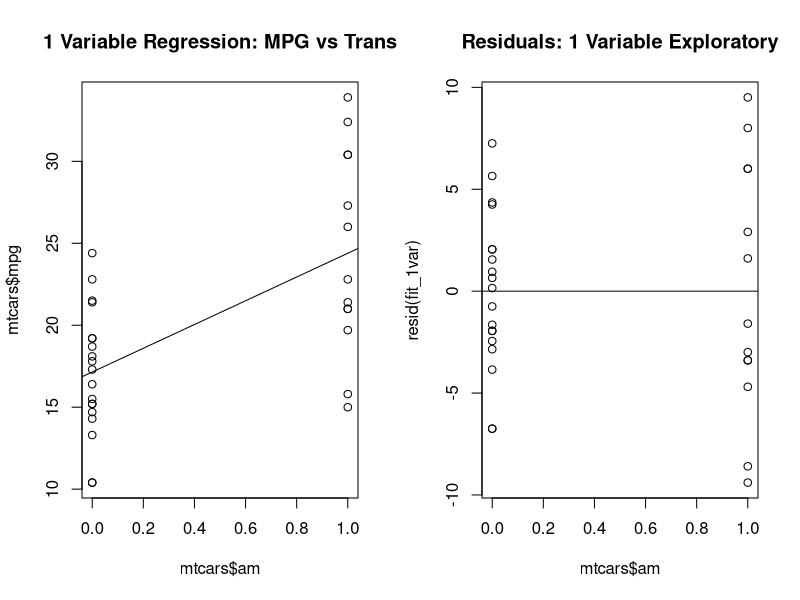
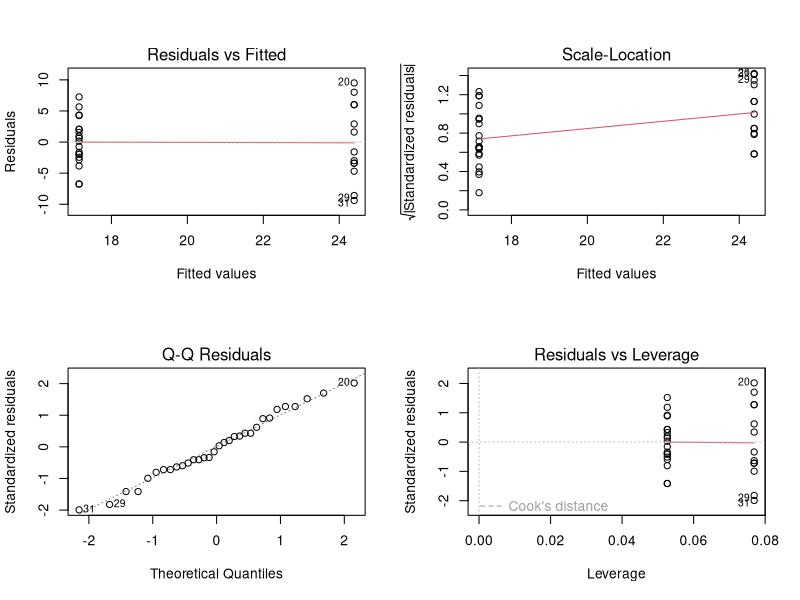
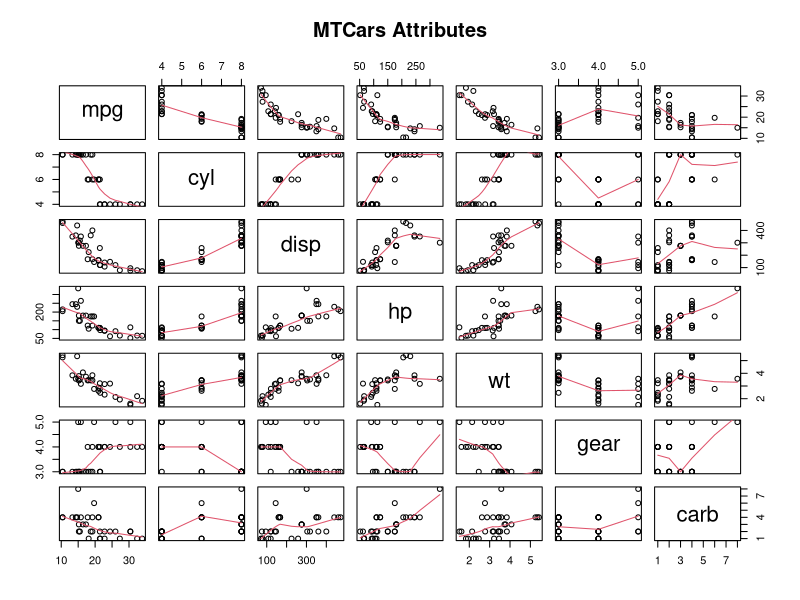
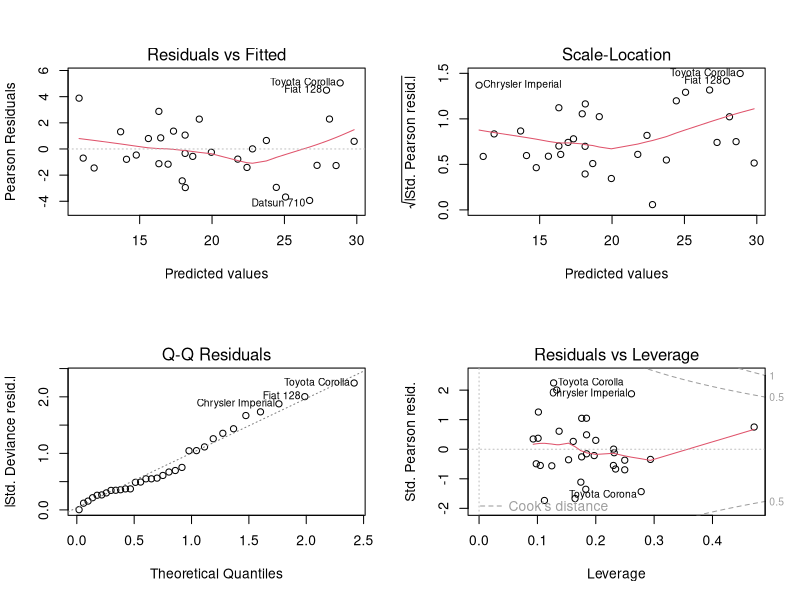

These figures' R source, in order:
## ---- chunk 1
library(datasets); library(MASS); data(mtcars)
## ---- chunk 2
by(mtcars$mpg, mtcars$am, summary)
## ---- chunk 3
c(sum(mtcars$am == 0), sum(mtcars$am == 1))
## ---- chunk 4
fit_1var <- lm(mtcars$mpg ~ mtcars$am)
summary(fit_1var)$coefficients
## ---- chunk 5
step_fit <- glm(mpg ~ as.factor(am) + as.factor(cyl) + as.factor(gear) + disp + hp + drat + wt, data = mtcars)
model_fit <- stepAIC(step_fit, direction = 'both'); model_fit$anova
## ---- chunk 6
final_model <- glm(mpg ~ as.factor(am) + as.factor(cyl) + hp + wt, data = mtcars)
summary(final_model)$coefficients; summary(final_model$residuals)
## ---- chunk 7
par(mfrow = c(1,2))
plot(mtcars$am, mtcars$mpg, main = '1 Variable Regression: MPG vs Trans')
abline(fit_1var)
plot(mtcars$am, resid(fit_1var), main = 'Residuals: 1 Variable Exploratory')
abline(h = 0)
## ---- chunk 8
layout(matrix(c(1,2,3,4),2,2))
plot(fit_1var)
## ---- chunk 9
test_vars <- c('mpg','cyl','disp','hp','wt','gear','carb')
pairs(x = mtcars[,test_vars], 
      panel = panel.smooth,
      main = 'MTCars Attributes')
## ---- chunk 10
layout(matrix(c(1,2,3,4),2,2))
plot(final_model)
